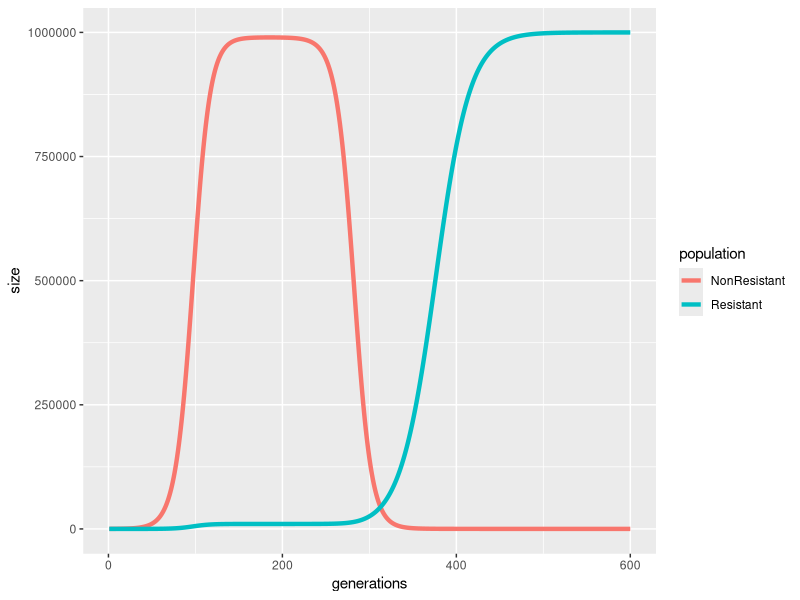

Generate this figure with R:
setwd("C:/Users/matth/Desktop/Intro_to_Biocomputing/BioComp_Tutorial13")

#Set conditions
time <- 1:600
rnn <- .1
rnt <- -.1
rmn <- .1
rmt <- .05
K=1000000
No=99

pop <- matrix(data=NA, nrow=length(time),ncol=3) #pre-allocate matrix
pop[,1] <- 1:length(time) #Set generations
pop[1,2] <- No #Set initial non-resistant population size
pop[1,3] <- 1 #Set initial resistant population size

#For some reason I could only get it to work if I did it without treatment first
for (i in 2:length(time)){ #For each generation
  pop[i,2] <- pop[i-1,2]+(rnn*pop[i-1,2]*(1-(pop[i-1,2]+pop[i-1,3])/K)) #nonres
  pop[i,3] <- pop[i-1,3]+(rmn*pop[i-1,3]*(1-(pop[i-1,2]+pop[i-1,3])/K)) #res
}


for (i in 2:length(time)){
  if(i < which(K - (pop[,2]+pop[,3])<100)[1]){#Equilibrium reached within 
    #100 cells of carrying capacity
    #This is considered pre-treatment
    pop[i,2] <- pop[i-1,2]+(rnn*pop[i-1,2]*(1-(pop[i-1,2]+pop[i-1,3])/K))
    pop[i,3] <- pop[i-1,3]+(rmn*pop[i-1,3]*(1-(pop[i-1,2]+pop[i-1,3])/K))
  }
  else{ #This is post-treatment
    pop[i,2] <- pop[i-1,2]+(rnt*pop[i-1,2]*(1-(pop[i-1,2]+pop[i-1,3])/K))
    pop[i,3] <- pop[i-1,3]+(rmt*pop[i-1,3]*(1-(pop[i-1,2]+pop[i-1,3])/K))  
  }
}
  
#Need a new df to graph it
numbers <- data.frame(Generation=pop[,1],NumberNot=pop[,2],NumberAre=pop[,3])
#Have to put df in "long mode"
newnumbers <- data.frame(generations=numbers[,1],size=unlist(c(numbers[,2],numbers[,3]),use.names=FALSE))
newnumbers$population <- rep(c("NonResistant","Resistant"),each=nrow(numbers)) 

#Make the graph!
library(ggplot2)
ggplot(data=newnumbers,aes(x=generations,y=size,color=population))+
  geom_line(method="loess",size=1.5)

#Viola! Have a great day!
